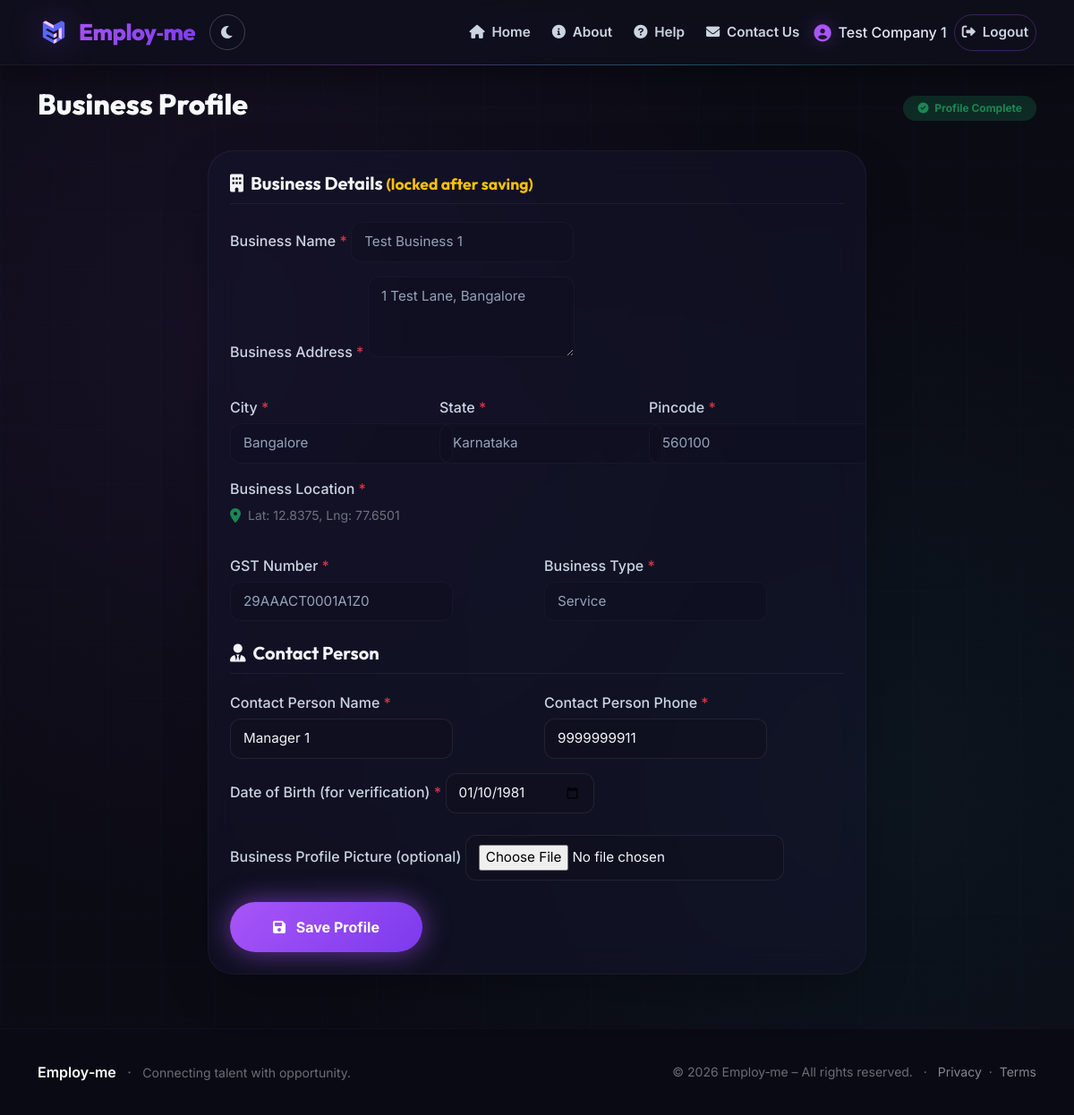
Page /employer/profile (signed in) on the committed database.
### models.py (models this page shows)
class User(UserMixin, db.Model):
    id = db.Column(db.Integer, primary_key=True)
    email = db.Column(db.String(120), unique=True, nullable=False)
    password_hash = db.Column(db.String(128), nullable=False)
    role = db.Column(db.String(20), nullable=False)  # 'jobseeker' or 'employer'
    name = db.Column(db.String(100), nullable=False)
    created_at = db.Column(db.DateTime, default=datetime.utcnow)
    profile = db.relationship('JobSeekerProfile', backref='user', uselist=False,
                              cascade='all, delete-orphan')
    employer_profile = db.relationship('EmployerProfile', backref='user', uselist=False,
                                       cascade='all, delete-orphan')

class EmployerProfile(db.Model):
    id = db.Column(db.Integer, primary_key=True)
    user_id = db.Column(db.Integer, db.ForeignKey('user.id'), unique=True, nullable=False)
    business_name = db.Column(db.String(150), nullable=False)
    business_address = db.Column(db.String(300), nullable=False)
    gst_number = db.Column(db.String(30), nullable=False)
    business_type = db.Column(db.String(100), nullable=False)
    contact_person_name = db.Column(db.String(100), nullable=False)
    contact_person_phone = db.Column(db.String(15), nullable=False)
    city = db.Column(db.String(100), nullable=False, default='')
    state = db.Column(db.String(100), nullable=False, default='')
    pincode = db.Column(db.String(10), nullable=False, default='')
    dob = db.Column(db.Date, nullable=False, default=date.today)
    verified = db.Column(db.Boolean, default=False, nullable=False)
    profile_pic = db.Column(db.String(200))   # business profile picture
    payment_status = db.Column(db.String(20), default='failed', nullable=False)
    latitude = db.Column(db.Float, nullable=True)
    longitude = db.Column(db.Float, nullable=True)
    created_at = db.Column(db.DateTime, default=datetime.utcnow)

### app.py (the view, shortened to what this page needs)
@app.route('/employer/profile', methods=['GET', 'POST'])
@login_required
@role_required('employer')
def employer_profile():
    profile = EmployerProfile.query.filter_by(user_id=current_user.id).first()
    form = EmployerForm(obj=profile)
    is_new = not profile or not profile.business_name
    locked_fields = [
        'business_name', 'business_address', 'gst_number', 'business_type',
        'city', 'state', 'pincode'
    ] if profile and profile.business_name else []
    if profile and not is_new:
        for field_name in locked_fields:
            field = getattr(form, field_name, None)
            if field:
                field.validators = [v for v in field.validators if not isinstance(v, DataRequired)]
    if profile:
        form.business_name.data = profile.business_name
        form.business_address.data = profile.business_address
        form.gst_number.data = profile.gst_number
        form.business_type.data = profile.business_type
        form.city.data = profile.city
        form.state.data = profile.state
        form.pincode.data = profile.pincode
        form.contact_person_name.data = profile.contact_person_name
        form.contact_person_phone.data = profile.contact_person_phone
        form.dob.data = profile.dob
    return render_template('employer_profile.html',
                           form=form,
                           profile=profile,
                           locked_fields=locked_fields)

### app.py (called while the page is built)
@login_manager.user_loader
def load_user(user_id):
    return db.session.get(User, int(user_id))   # instead of User.query.get

def role_required(role):
    def decorator(func):
        from functools import wraps
        @wraps(func)
        def wrapper(*args, **kwargs):
            if not current_user.is_authenticated or current_user.role != role:
                flash('Access denied.', 'danger')
                return redirect(url_for('index'))
            return func(*args, **kwargs)
        return wrapper
    return decorator

### templates/employer_profile.html (shortened to what this page needs)
{% extends "base.html" %}
{% block content %}
<div class="d-flex justify-content-between align-items-center mb-4">
    <h2 style="font-family: var(--font-display); font-weight: 800; color: #F8FAFC;">Business Profile</h2>
    {% if profile %}
        <span class="badge bg-success bg-opacity-25 text-success px-3 py-2 rounded-pill">
            <i class="fas fa-check-circle me-1"></i> Profile Complete
        </span>
    {% endif %}
</div>
<div class="row justify-content-center">
    <div class="col-md-8">
        <div class="card-modern p-4">
            <form method="POST" enctype="multipart/form-data" id="employer-profile-form" novalidate>
                <h5 class="section-title">
                    <i class="fas fa-building me-2"></i>Business Details
                    {% if locked_fields %}<small class="text-warning">(locked after saving)</small>{% endif %}
                </h5>
                <div class="mb-3">
                    <label class="form-label-custom">
                        {{ form.business_name.label.text }} <span class="text-danger">*</span>
                    </label>
                    {% if 'business_name' in locked_fields %}
                        <input class="form-control-dark" value="{{ form.business_name.data or '' }}" readonly>
                    {% else %}
                        {{ form.business_name(class="form-control-dark", placeholder="Enter your business name") }}
                    {% endif %}
                </div>
                <div class="mb-3">
                    <label class="form-label-custom">
                        {{ form.business_address.label.text }} <span class="text-danger">*</span>
                    </label>
                    {% if 'business_address' in locked_fields %}
                        <textarea class="form-control-dark" rows="3" readonly>{{ form.business_address.data or '' }}</textarea>
                    {% else %}
                        {{ form.business_address(class="form-control-dark", rows=3, placeholder="Full business address") }}
                    {% endif %}
                </div>
                <div class="row g-3 mt-2">
                    <div class="col-md-4">
                        <label class="form-label-custom">{{ form.city.label.text }} <span class="text-danger">*</span></label>
                        {% if 'city' in locked_fields %}
                            <input class="form-control-dark" value="{{ form.city.data or '' }}" readonly>
                        {% else %}
                            {{ form.city(class="form-control-dark", placeholder="City") }}
                        {% endif %}
                    </div>
                    <div class="col-md-4">
                        <label class="form-label-custom">{{ form.state.label.text }} <span class="text-danger">*</span></label>
                        {% if 'state' in locked_fields %}
                            <input class="form-control-dark" value="{{ form.state.data or '' }}" readonly>
                        {% else %}
                            {{ form.state(class="form-control-dark", placeholder="State") }}
                        {% endif %}
                    </div>
                    <div class="col-md-4">
                        <label class="form-label-custom">{{ form.pincode.label.text }} <span class="text-danger">*</span></label>
                        {% if 'pincode' in locked_fields %}
                            <input class="form-control-dark" value="{{ form.pincode.data or '' }}" readonly>
                        {% else %}
                            {{ form.pincode(class="form-control-dark", placeholder="6-digit pincode") }}
                        {% endif %}
                    </div>
                </div>
                <div class="mt-3">
                    <label class="form-label-custom">
                        Business Location <span class="text-danger">*</span>
                    </label>
                    {% if profile and profile.latitude is not none %}
                        <div class="d-flex align-items-center">
                            <span class="text-success me-2"><i class="fas fa-map-marker-alt"></i></span>
                            <span class="text-secondary small">
                                Lat: {{ profile.latitude }}, Lng: {{ profile.longitude }}
                            </span>
                        </div>
                    {% else %}
                        <button type="button" class="btn btn-outline-purple btn-sm" data-bs-toggle="modal" data-bs-target="#locationModal" id="open-location-btn">
                            <i class="fas fa-map-marker-alt me-1"></i> Set Business Location on Map
                        </button>
                    {% endif %}
                </div>
                <div class="row g-3 mt-3">
                    <div class="col-md-6">
                        <label class="form-label-custom">{{ form.gst_number.label.text }} <span class="text-danger">*</span></label>
                        {% if 'gst_number' in locked_fields %}
                            <input class="form-control-dark" value="{{ form.gst_number.data or '' }}" readonly>
                        {% else %}
                            {{ form.gst_number(class="form-control-dark", placeholder="22AAAAA0000A1Z5") }}
                        {% endif %}
                    </div>
                    <div class="col-md-6">
                        <label class="form-label-custom">{{ form.business_type.label.text }} <span class="text-danger">*</span></label>
                        {% if 'business_type' in locked_fields %}
                            <input class="form-control-dark" value="{{ form.business_type.data or '' }}" readonly>
                        {% else %}
                            {{ form.business_type(class="form-select-dark") }}
                        {% endif %}
                    </div>
                </div>
                <h5 class="section-title mt-4"><i class="fas fa-user-tie me-2"></i>Contact Person</h5>
                <div class="row g-3">
                    <div class="col-md-6">
                        <label class="form-label-custom">{{ form.contact_person_name.label.text }} <span class="text-danger">*</span></label>
                        {{ form.contact_person_name(class="form-control-dark", placeholder="Full name") }}
                    </div>
                    <div class="col-md-6">
                        <label class="form-label-custom">{{ form.contact_person_phone.label.text }} <span class="text-danger">*</span></label>
                        {{ form.contact_person_phone(class="form-control-dark", placeholder="10-digit mobile number") }}
                    </div>
                </div>
                <div class="mt-3">
                    <label class="form-label-custom">{{ form.dob.label.text }} <span class="text-danger">*</span></label>
                    {{ form.dob(class="form-control-dark", type="date") }}
                </div>
                <div class="mt-4">
                    <label class="form-label-custom">
                        {{ form.profile_pic.label.text }}
                    </label>
                    {{ form.profile_pic(class="form-control-dark") }}
                </div>
                <div class="mt-4">
                    <button type="submit" id="save-btn" class="btn btn-primary-gradient px-5">
                        <i class="fas fa-save me-2"></i> Save Profile
                    </button>
                </div>
            </form>
        </div>
    </div>
</div>
{% endblock %}
{% block extra_scripts %}
<link rel="stylesheet" href="https://unpkg.com/leaflet@1.9.4/dist/leaflet.css" />
{% endblock %}

### templates/base.html (shortened to what this page needs)
<!DOCTYPE html>
<html lang="en">
<head>
    <link href="https://cdn.jsdelivr.net/npm/bootstrap@5.3.0-alpha1/dist/css/bootstrap.min.css" rel="stylesheet" />
    <link rel="stylesheet" href="https://cdnjs.cloudflare.com/ajax/libs/font-awesome/6.0.0/css/all.min.css" />
</head>
<body>
    <nav class="navbar navbar-expand-lg navbar-custom sticky-top">
        <div class="container">
            <a class="navbar-brand" href="{{ url_for('index') }}">
                <img src="{{ url_for('static', filename='images/logo.png') }}" alt="Employ-me logo" />
                <span>Employ‑me</span>
            </a>
            <div class="d-flex align-items-center gap-2">
                <button class="theme-toggle-btn" id="themeToggle" aria-label="Toggle light/dark theme">
                    <i class="fas fa-moon" id="themeIcon"></i>
                </button>
            </div>
            <div class="collapse navbar-collapse" id="navbarNav">
                <ul class="navbar-nav ms-auto align-items-lg-center gap-1 gap-lg-2">
                    <li class="nav-item">
                        <a class="nav-link" href="{{ url_for('index') }}">
                            <i class="fas fa-home me-1"></i> Home
                        </a>
                    </li>
                    <li class="nav-item">
                        <a class="nav-link" href="{{ url_for('about') }}">
                            <i class="fas fa-info-circle me-1"></i> About
                        </a>
                    </li>
                    <li class="nav-item">
                        <a class="nav-link" href="{{ url_for('help') }}">
                            <i class="fas fa-question-circle me-1"></i> Help
                        </a>
                    </li>
                    <li class="nav-item">
                        <a class="nav-link" href="{{ url_for('contact') }}">
                            <i class="fas fa-envelope me-1"></i> Contact Us
                        </a>
                    </li>
                    {% if current_user.is_authenticated %}
                        <li class="nav-item">
                            <span class="navbar-text">
                                <i class="fas fa-user-circle"></i>
                                {{ current_user.name }}
                            </span>
                        </li>
                        <li class="nav-item">
                            <a class="nav-link btn-outline-custom" href="{{ url_for('logout') }}">
                                <i class="fas fa-sign-out-alt me-1"></i> Logout
                            </a>
                        </li>
                    {% endif %}
                </ul>
            </div>
        </div>
    </nav>
    <main>
        <div class="container my-4">
            {% block content %}{% endblock %}
        </div>
    </main>
    <footer class="footer-custom">
        <div class="container">
            <div class="row align-items-center">
                <div class="col-md-6 text-center text-md-start">
                    <span class="fw-semibold text-white">Employ‑me</span>
                    <span class="mx-2">·</span>
                    <span class="small">Connecting talent with opportunity.</span>
                </div>
                <div class="col-md-6 text-center text-md-end small">
                    &copy; 2026 Employ‑me – All rights reserved.
                    <span class="mx-2">·</span>
                    <a href="#" class="text-white-50" data-bs-toggle="modal" data-bs-target="#footerPrivacyModal">Privacy</a>
                    <span class="mx-1">·</span>
                    <a href="#" class="text-white-50" data-bs-toggle="modal" data-bs-target="#footerTermsModal">Terms</a>
                </div>
            </div>
        </div>
    </footer>
    {% block extra_scripts %}{% endblock %}
</body>
</html>

### templates/employer_profile.html (style rules this page uses)
.section-title { font-family: var(--font-display); font-weight: 700; color: var(--text-primary); border-bottom: 1px solid rgba(255,255,255,0.06); padding-bottom: 10px; margin-bottom: 20px; }
.form-label-custom { font-weight: 500; color: #CBD5E1; margin-bottom: 6px; }
.form-control-dark, .form-select-dark { background: rgba(15,15,30,0.6); border: 1px solid rgba(255,255,255,0.08); border-radius: 12px; color: #F1F5F9; padding: 10px 14px; font-size: 0.95rem; transition: all 0.3s ease; }
.form-control-dark[readonly], .form-select-dark[readonly] { background: rgba(15,15,30,0.3); border-color: rgba(255,255,255,0.03); color: #94A3B8; cursor: not-allowed; }

### rows in the picture
User: name "Test Company 1"
EmployerProfile: business_name "Test Business 1", business_address "1 Test Lane, Bangalore", city "Bangalore", state "Karnataka", pincode "560100", latitude "12.8375", longitude "77.6501", gst_number "29AAACT0001A1Z0", business_type "Service", contact_person_name "Manager 1", contact_person_phone "9999999911", dob "01/10/1981"
